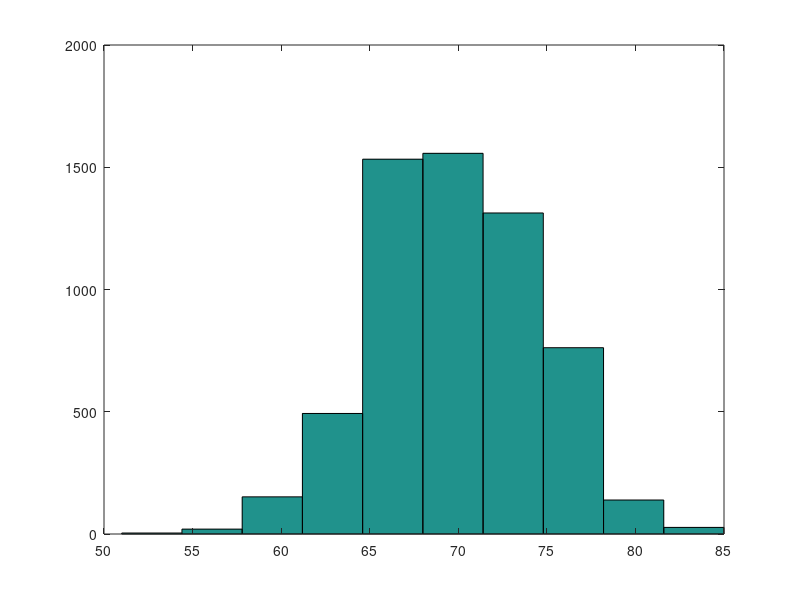

Here is the MATLAB script that generated this plot:
function third


for j=1:6000

% for i=2:100
%     x(i)= mod(a*x(i-1),m);
%     v(i)=x(i)/m;
% end
% i=1;
v=rand(100,1);
for i=1:100
    if v(i)<=0.7
        m(i)=1;
    else
        m(i)=0;
    end
end
max(j)=sum(m);
end
hist(max);
h=1-sum(max>70)/length(max)
end
